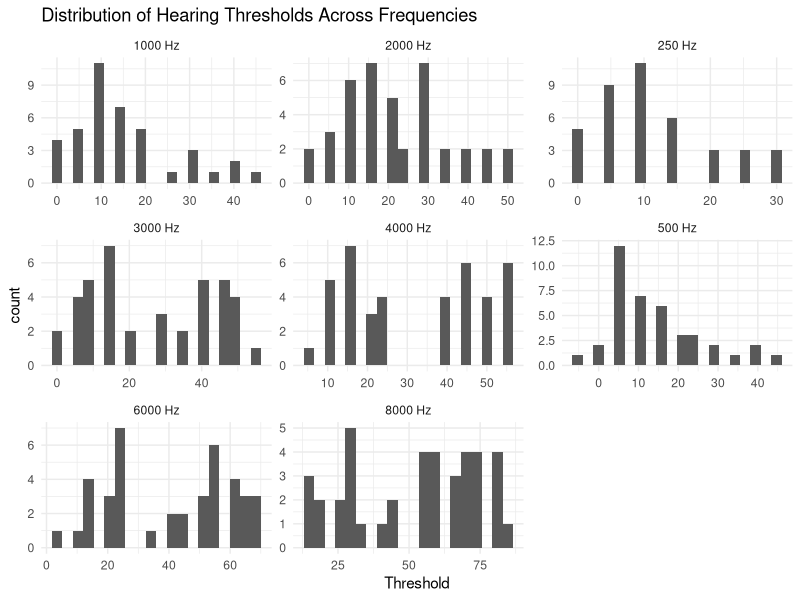
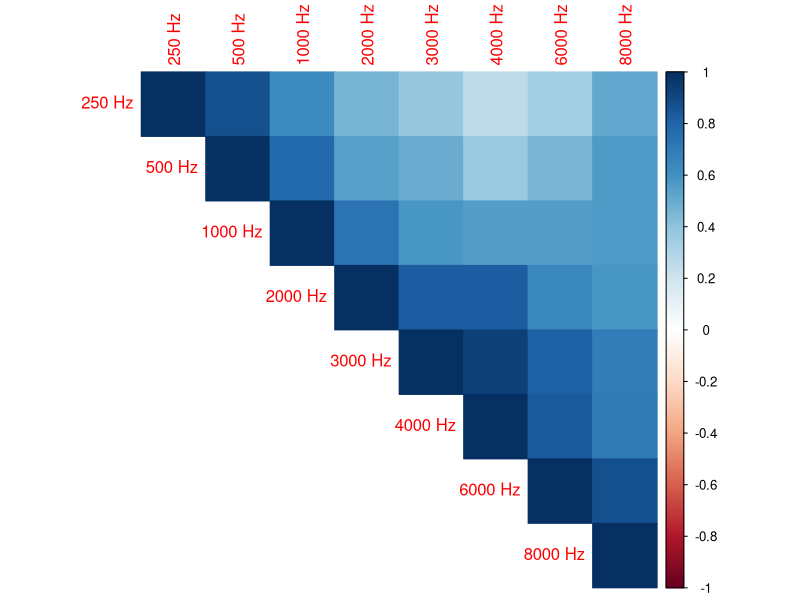
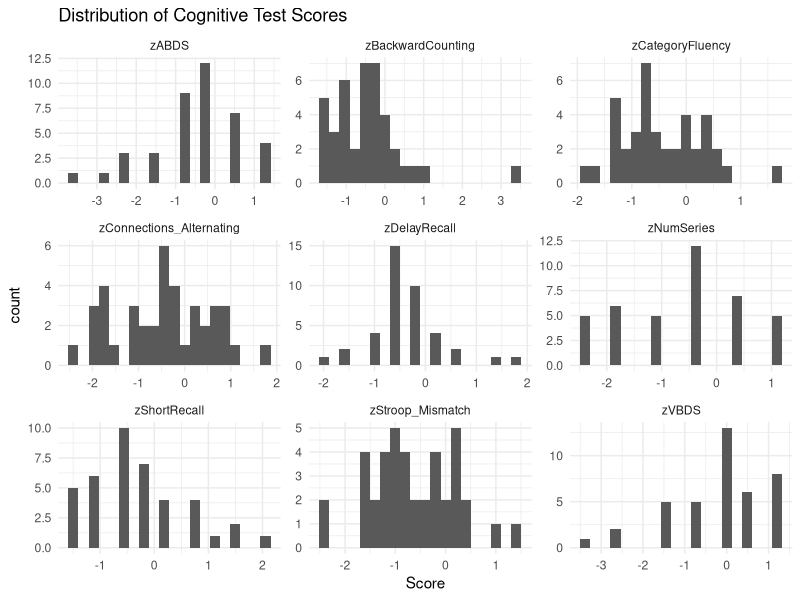
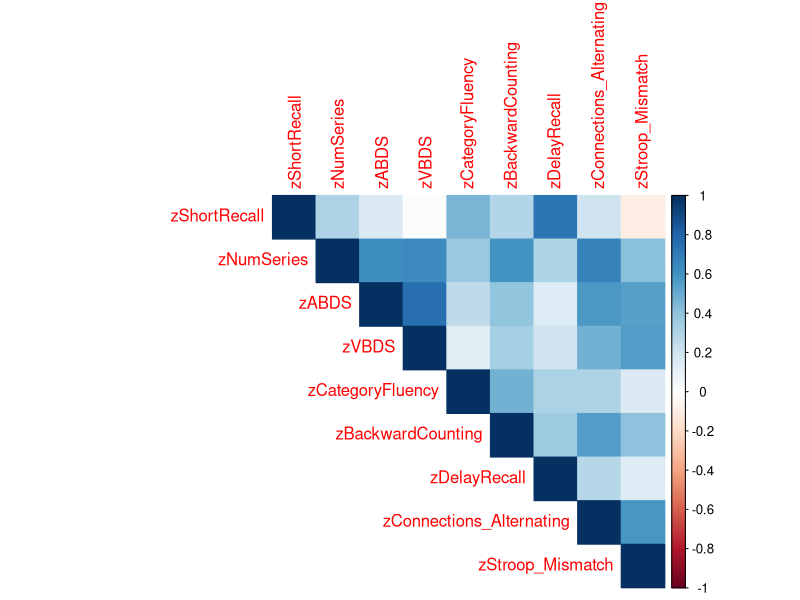

These figures' R source, in order: (Note: this script raises an error after producing the figures.)
## ---- chunk 1
knitr::opts_chunk$set(fig.path = "images/")
## ---- chunk 2
# Installed the packages "corrplot" and "combinat" and loading the necessary libraries

install.packages("corrplot")
install.packages("combinat")
## ---- chunk 3

library(readxl)
library(tidyverse)
library(corrplot)
library(combinat)
## ---- chunk 4
auditory_variables <- read_excel("data/journal.pone.0331487.s002.xlsx",sheet = "AuditoryVariables",skip = 1) # Skipping the header above data columns because the auditory dataset contained multi-level headers

cognitive_variables <- read_excel("data/journal.pone.0331487.s002.xlsx",
                        sheet = "CognitiveVariables (z-scores)")
## ---- chunk 5
head(auditory_variables)
glimpse(auditory_variables)
## ---- chunk 6
head(cognitive_variables)
glimpse(cognitive_variables)
## ---- chunk 7
auditory_variables_long <- auditory_variables%>%
  pivot_longer(cols = `250 Hz`:`8000 Hz`,
               names_to = "Frequency",
               values_to = "Threshold")

ggplot(auditory_variables_long, aes(x = Threshold)) +
  geom_histogram(bins = 20) +
  facet_wrap(~Frequency, scales = "free") +
  theme_minimal() +
  labs(title = "Distribution of Hearing Thresholds Across Frequencies")
## ---- chunk 8
auditory_variables_1 <- auditory_variables %>%
  select(`250 Hz`:`8000 Hz`)

auditory_correlations <- cor(auditory_variables_1)

library(corrplot)
corrplot(auditory_correlations, method = "color", type = "upper")
## ---- chunk 9
cognitive_variables_long <- cognitive_variables %>%
  pivot_longer(cols = zShortRecall:zStroop_Mismatch,
               names_to = "Test",
               values_to = "Score")

ggplot(cognitive_variables_long, aes(x = Score)) +
  geom_histogram(bins = 20) +
  facet_wrap(~Test, scales = "free") +
  theme_minimal() +
  labs(title = "Distribution of Cognitive Test Scores")
## ---- chunk 10
cognitive_variables_1 <- cognitive_variables %>%
  select(zShortRecall:zStroop_Mismatch)

cognitive_correlation <- cor(cognitive_variables_1)

# drawing the correlation matrix

corrplot(cognitive_correlation, method = "color", type = "upper")
## ---- chunk 11
df <- read_excel(
  "data/journal.pone.0331487.s002.xlsx",
  sheet = "Predictors&Outcomes", ,skip = 1
)
df$HearGroup <- as.factor(df$HearGroup)

## ---- chunk 12
df %>%
  group_by(HearGroup) %>%
  summarise(
    n = n(),
    Age_mean = mean(Age),
    Age_sd = sd(Age),
    Age_min = min(Age),
    Age_max = max(Age)
  )
## ---- chunk 13
table(df$HearGroup, df$Sex)
## ---- chunk 14

auditory_variables_long <- auditory_variables %>%
  select(HearGroup, `250 Hz`, `500 Hz`, `1000 Hz`, `2000 Hz`, `4000 Hz`, `8000 Hz`) %>%
  pivot_longer(
    cols = `250 Hz`:`8000 Hz`,
    names_to = "Frequency",
    values_to = "Threshold"
  ) %>%
  mutate(
    Frequency = factor(
      Frequency,
      levels = c("250 Hz", "500 Hz", "1000 Hz", "2000 Hz", "4000 Hz", "8000 Hz")
    )
  )

auditory_variables_summary <- auditory_variables_long %>%
  group_by(HearGroup, Frequency) %>%
  summarise(
    mean_threshold = mean(Threshold, na.rm = TRUE),
    sd_threshold = sd(Threshold, na.rm = TRUE),
    .groups = "drop"
  )

auditory_variables_summary
## ---- chunk 15
ggplot(aud_summary, aes(x = Frequency, y = mean_threshold,
                        group = HearGroup, shape = HearGroup, linetype = HearGroup)) +
  geom_line(color = "black") +
  geom_point(color = "black", size = 2.5) +
  geom_errorbar(
    aes(ymin = mean_threshold - sd_threshold, ymax = mean_threshold + sd_threshold),
    width = 0.1,
    color = "black"
  ) +
  scale_y_reverse() +
  labs(
    title = "Mean Audiograms for the Two Listener Groups",
    x = "Frequency (Hz)",
    y = "Threshold (dB HL)"
  ) +
  theme_classic()
## ---- chunk 16

df$HearGroup <- factor(df$HearGroup, levels = c("ONH", "OHI"))

plot_df <- df %>%
  select(HearGroup, Audiogram_PCA, Glimpsing, WorkingMemory_PCA, Vocabulary) %>%
  pivot_longer(
    cols = c(Audiogram_PCA, Glimpsing, WorkingMemory_PCA, Vocabulary),
    names_to = "Variable",
    values_to = "Value"
  ) %>%
  mutate(
    Variable = factor(
      Variable,
      levels = c("Audiogram_PCA", "Glimpsing", "WorkingMemory_PCA", "Vocabulary"),
      labels = c("Audiogram PCA", "Glimpsing (z-score)", "Working Memory PCA", "Vocab.Knowledge -z-score")
    )
  )

ggplot(plot_df, aes(x = HearGroup, y = Value)) +
  geom_violin(trim = FALSE, fill = "grey80", color = "black") +
  geom_boxplot(width = 0.12, fill = "white", outlier.shape = NA) +
  stat_summary(fun = median, geom = "point", size = 2) +
  facet_wrap(~Variable, scales = "free_y", nrow = 1) +
  labs(
    x = NULL,
    y = NULL,
    title = "Violin plots for the four predictor variables"
  ) +
  theme_classic()
## ---- chunk 17

# writing a fucntion to compute the dominance

compute_dominance <- function(data, outcome) {
  
  predictors <- c("Audiogram_PCA", "Glimpsing", 
                  "WorkingMemory_PCA", "Vocabulary")
  # Above are the four predictir variables we are considering
  
  all_subsets <- unlist(
    lapply(1:length(predictors), function(x) {
      combn(predictors, x, simplify = FALSE)
    }),
    recursive = FALSE
  )
  
  # The above step actually is for creating all the combinations of predictor variable subsets.     because the dominance value calculation they did was based on all possible regression      submodels.
  
  results <- data.frame()
  
  # Compute R² for all subsets (every combination) I defined above, and i can store in results data frame.
  
  for (subset in all_subsets) {
    
    formula <- as.formula(
      paste(outcome, "~", paste(subset, collapse = " + "))
    )
    
    model <- lm(formula, data = data) # here is we use the multiple regression models
    
    results <- rbind(results, data.frame(
      Predictors = paste(subset, collapse = ","),
      R2 = summary(model)$r.squared
    ))
  }
  
  # Creating an empty table to store dominance values For each predictor, I will calculate its    average contribution to R² across all possible subsets
  
  dominance <- data.frame(Predictor = predictors, Contribution = 0)
  
  for (pred in predictors) { # I am trying to store calculated contribution values now
    
    contrib_values <- c()
    
    for (subset in all_subsets) {
      
      if (!(pred %in% subset)) next
      
      subset_without <- setdiff(subset, pred) # I remember using this for the wordplay game assignment. I use it here to consider different subsets. 
      
      formula_with <- as.formula(
        paste(outcome, "~", paste(subset, collapse = " + "))
      )
      
      model_with <- lm(formula_with, data = data)
      r2_with <- summary(model_with)$r.squared
      
      if (length(subset_without) == 0) {
        r2_without <- 0
      } else {
        formula_without <- as.formula(
          paste(outcome, "~", paste(subset_without, collapse = " + "))
        )
        model_without <- lm(formula_without, data = data)
        r2_without <- summary(model_without)$r.squared 
      }
      # extracting r2 from each model summary above for predictor subsets with and both without that predictor in the subset
      
      contrib_values <- c(contrib_values, r2_with - r2_without)
    }
    
    dominance$Contribution[dominance$Predictor == pred] <- mean(contrib_values)
  }
  
  return(dominance)
}
## ---- chunk 18
df_ONH <- df %>% filter(HearGroup == "ONH")

dominance_test <- compute_dominance(df_ONH, "D1_SRT50_ESTOI")

dominance_test
## ---- chunk 19
outcomes <- c(
  "D1_SRT20_ESTOI", "D1_SRT50_ESTOI", "D1_SRT80_ESTOI",
  "D2_SRT20_ESTOI", "D2_SRT50_ESTOI", "D2_SRT80_ESTOI",
  "D3_SRT20_ESTOI", "D3_SRT50_ESTOI", "D3_SRT80_ESTOI"
)

run_all <- function(data, group_name) {
  
  results <- data.frame()
  
  for (out in outcomes) {
    
    dom <- compute_dominance(data, out)
    
    dom$Outcome <- out
    dom$Group <- group_name
    
    results <- rbind(results, dom)
  }
  
  return(results)
}

dom_ONH <- run_all(df %>% filter(HearGroup == "ONH"), "ONH")
dom_OHI <- run_all(df %>% filter(HearGroup == "OHI"), "OHI")

dominance_all <- rbind(dom_OHI, dom_ONH)
dominance_all
## ---- chunk 20
summary_dominance_analysis <- dominance_all %>%
  group_by(Group, Predictor) %>%
  summarise(
    Mean_Contribution = mean(Contribution),
    SD = sd(Contribution)
  )

summary_dominance_analysis
## ---- chunk 21
summary_dominance_analysis_table<- summary_dominance_analysis %>%
  group_by(Group) %>%
  arrange(Group, desc(Mean_Contribution))

summary_dominance_analysis_table
## ---- chunk 22
dominance_all <- dominance_all %>%
  mutate(
    Dataset = substr(Outcome, 1, 2),
    SRT = case_when(
      grepl("20", Outcome) ~ "SRT20",
      grepl("50", Outcome) ~ "SRT50",
      grepl("80", Outcome) ~ "SRT80"
    )
  )
## ---- chunk 23
aud_plot <- dominance_all %>%
  filter(Predictor == "Audiogram_PCA")

aud_plot$Group <- factor(aud_plot$Group, levels = c("ONH", "OHI"))

ggplot(aud_plot, aes(x = SRT, y = Contribution, fill = Dataset)) +
  geom_col(position = "dodge") +
  facet_wrap(~Group) +
  theme_classic()
## ---- chunk 24

glmp_plot <- dominance_all %>%
  filter(Predictor == "Glimpsing")

glmp_plot$Group <- factor(glmp_plot$Group, levels = c("ONH", "OHI"))

ggplot(glmp_plot, aes(x = SRT, y = Contribution, fill = Dataset)) +
  geom_col(position = "dodge") +
  facet_wrap(~Group) +
  theme_classic() +
  labs(title = "Glimpsing")

wm_plot <- dominance_all %>%
  filter(Predictor == "WorkingMemory_PCA")

wm_plot$Group <- factor(wm_plot$Group, levels = c("ONH", "OHI"))

ggplot(wm_plot, aes(x = SRT, y = Contribution, fill = Dataset)) +
  geom_col(position = "dodge") +
  facet_wrap(~Group) +
  theme_classic() +
  labs(title = "Working Memory")

voc_plot <- dominance_all %>%
  filter(Predictor == "Vocabulary")

voc_plot$Group <- factor(voc_plot$Group, levels = c("ONH", "OHI"))

ggplot(voc_plot, aes(x = SRT, y = Contribution, fill = Dataset)) +
  geom_col(position = "dodge") +
  facet_wrap(~Group) +
  theme_classic() +
  labs(title = "Vocabulary Knowledge")
## ---- chunk 25
df$HearGroup <- factor(df$HearGroup, levels = c("ONH", "OHI"))

# predictor variables used in the paper
predictor_vars <- c(
  "Audiogram_PCA",
  "SpeechModulation_PCA",
  "WorkingMemory_PCA",
  "EpisodicMemory_PCA",
  "Interference_PCA",
  "Vocabulary",
  "LinguisticClosure",
  "Glimpsing"
)

# all experimental speech outcome variables
outcome_vars <- c(
  "D1_SRT20_ESTOI", "D1_SRT50_ESTOI", "D1_SRT80_ESTOI",
  "D2_SRT20_ESTOI", "D2_SRT50_ESTOI", "D2_SRT80_ESTOI",
  "D3_SRT20_ESTOI", "D3_SRT50_ESTOI", "D3_SRT80_ESTOI",
  "Overall_PCA (Experimental)"
)
## ---- chunk 26
get_cor_table <- function(data, predictors, outcomes, group_name) {
  
  results <- data.frame()
  
  for (pred in predictors) {
    for (out in outcomes) {
      
      r_value <- cor(data[[pred]], data[[out]], use = "complete.obs")
      
      results <- rbind(
        results,
        data.frame(
          Group = group_name,
          Predictor = pred,
          Outcome = out,
          Correlation = r_value
        )
      )
    }
  }
  
  return(results)
}

## ---- chunk 27
cor_onh <- get_cor_table(
  data = df %>% filter(HearGroup == "ONH"),
  predictors = predictor_vars,
  outcomes = outcome_vars,
  group_name = "ONH"
)

cor_ohi <- get_cor_table(
  data = df %>% filter(HearGroup == "OHI"),
  predictors = predictor_vars,
  outcomes = outcome_vars,
  group_name = "OHI"
)

correlation_of_all <- bind_rows(cor_onh, cor_ohi)

head(correlation_of_all)
## ---- chunk 28
correlation_table_wide <- correlation_of_all %>%
  pivot_wider(
    names_from = Outcome,
    values_from = Correlation
  )

correlation_table_wide
